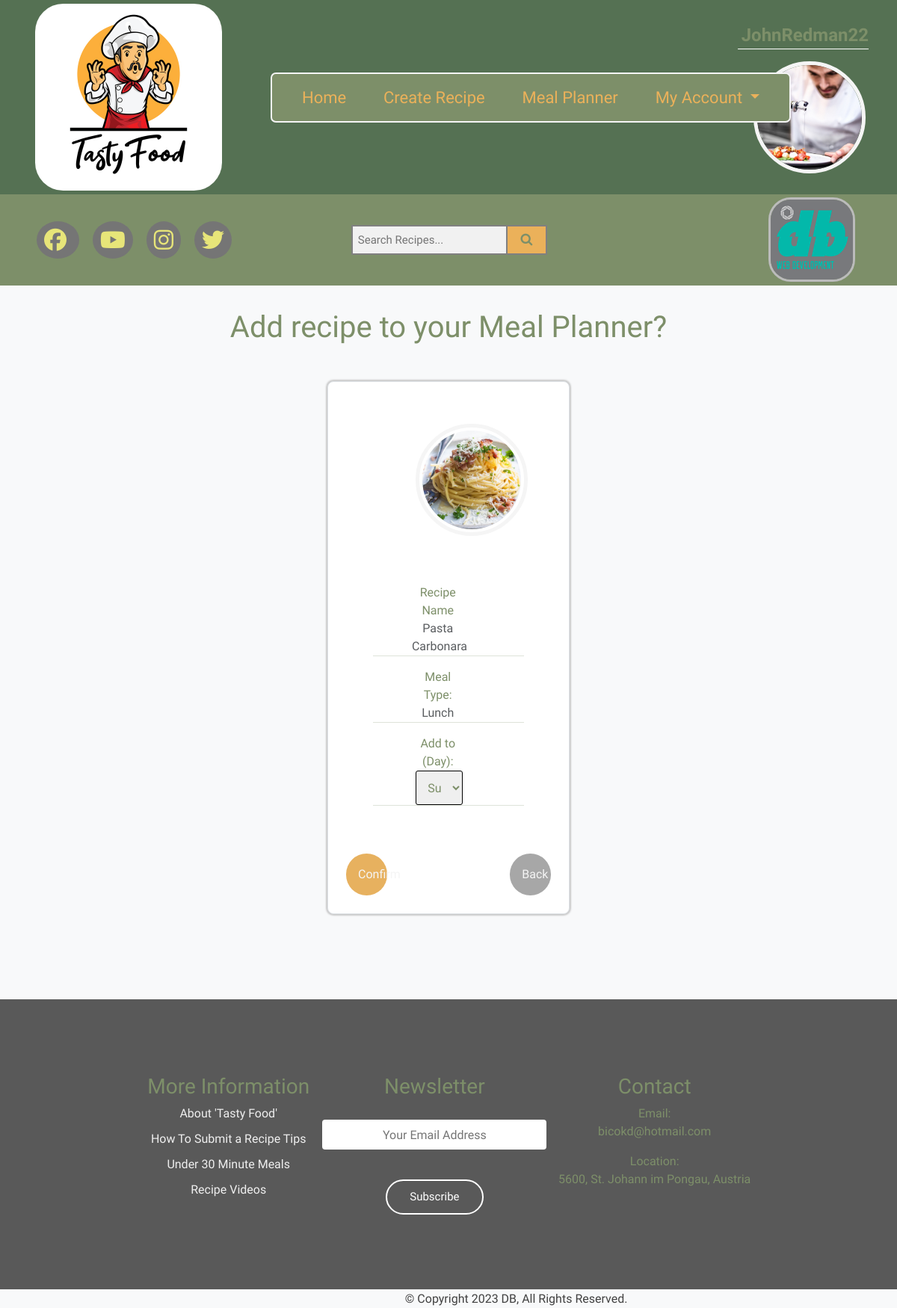
The page /user/user_recipes/add_recipe.php?recipe_id=312 (signed in) on the database its author committed.
### tables this page shows
CREATE TABLE `users` (
  `user_id` int(11) NOT NULL,
  `username` varchar(25) NOT NULL,
  `first_name` varchar(100) NOT NULL,
  `last_name` varchar(100) NOT NULL,
  `password` varchar(255) NOT NULL,
  `email` varchar(255) NOT NULL,
  `photo` varchar(255) DEFAULT NULL,
  `status` enum('USER','ADMIN') NOT NULL,
  `user_block` enum('blocked','unblocked') DEFAULT NULL,
  `fk_planner_id` int(11) DEFAULT NULL,
  `fk_recipe_id` int(11) DEFAULT NULL
);

CREATE TABLE `recipes` (
  `recipe_id` int(11) NOT NULL,
  `name` varchar(100) NOT NULL,
  `ingredients` longtext NOT NULL,
  `meal_description` longtext NOT NULL,
  `cooking_prep_time` int(11) NOT NULL,
  `calories` int(11) NOT NULL,
  `food_type` enum('Breakfast','Lunch','Dinner','Vegan','Vegeterian') DEFAULT NULL,
  `picture` varchar(255) DEFAULT NULL,
  `video` varchar(255) DEFAULT NULL,
  `fk_user_id` int(11) DEFAULT NULL,
  `fk_planner_id` int(11) DEFAULT NULL,
  `fk_type_id` int(11) DEFAULT NULL,
  `fk_recipe_id` int(11) DEFAULT NULL
);

### user/user_recipes/add_recipe.php (the view, shortened to what this page needs)
<?php
require_once '../../components/db_connect.php';
$query = "SELECT * FROM users WHERE user_id={$_SESSION['USER']}";
$result = mysqli_query($connect, $query);
$row = mysqli_fetch_assoc($result);
$username = $row['username'];
$photo = $row['photo'];
if ($_GET['recipe_id']) {
    $id = $_GET['recipe_id'];
    $sql = "SELECT * FROM recipes WHERE recipe_id = {$id}";
    $result = mysqli_query($connect, $sql);
    if (mysqli_num_rows($result) == 1) {
        $recipes = mysqli_fetch_assoc($result);
        $name = $recipes['name'];
        $food_type = $recipes['food_type'];
        $picture = $recipes['picture'];
    } else {
        header("location: ../../error.php");
    }
}
?>
<!DOCTYPE html>
<html lang="en">
<head>
    <link rel="stylesheet" href="../../css/style.css">
    <?php require_once '../../components/boot.php'?>
    <?php require_once '../../navbar/nav_user_user_recipes.php'?>
    <?php require_once '../../navbar/footer_user_user_recipes.php'?>
    <link rel="stylesheet" href="https://cdnjs.cloudflare.com/ajax/libs/font-awesome/4.7.0/css/font-awesome.min.css">
</head>
<body class="bg-light">
    <fieldset>
    <h1 class="h1" style="color: #7D8F69"> Add recipe to your Meal Planner? </h1>
        <div class="container-create-rec border rounded-3 p-4 w-50 mt-4 mb-5" style="margin-left: 36.5%; width: 27% !important; margin-bottom: 1.5% !important;">
        <legend class='h2 mb-3' style="margin-left: 34%;"> <img class='img-thumbnail rounded-circle' src='../../images/<?php echo $picture ?>' alt="<?php echo "{$name}" ?>"></legend>
        <form action="../actions/a_add_recipe.php" method="post" enctype="multipart/form-data">
        <div class="col-lg-20 p-4">
        <div class="card-body rounded-3 p-4">
        <div class="row">
            <div class="row">
                        <div class="col-sm-9">
                            <p class="mb-0">Recipe Name</p>
                        </div>
                        <div class="col-sm-9">
                            <p class="text-muted mb-0"><?= $name ?></p>
                        </div>
                    </div>
                    <hr>
                    <div class="row">
                        <div class="col-sm-9">
                            <p class="mb-0">Meal Type:</p>
                        </div>
                        <div class="col-sm-9">
                            <p class="text-muted mb-0"><?= $food_type ?></p>
                        </div>
                    </div>
                    <hr>
                    <div class="row">
                        <div class="col-sm-9">
                            <p class="mb-0">Add to (Day):</p>
                        </div>
                        <div class="col-sm-9">
                            <p class="text-muted mb-0">
                            <select class="upd-username" name="day" aria-label="Default select example">
                                <option selected value='Sunday'>Sunday</option>
                            </select>
                        </div>
                    </div>
                    <hr>
        </div>
        </div>
        </div>
            <td><button class="planner_edit_btn" style="margin-left: 0%; width: 20%;" type="submit">Confirm</button></td>
            <td><a href="../../user/home_user.php"><button class="planner_back_btn" style="float: right; width: 20%;" type="button">Back</button></a></td>
        </form>
    </fieldset>
                <?php require_once "../../navbar/bottom_footer_user_recipes.php"?>
    </body>
</html>

### navbar/nav_user_user_recipes.php (shortened to what this page needs)
<nav class="navbar navbar-expand-lg bg-light text-dark p-0" style="background-color: #557153 !important;">
    <div class="container">
        <a class="navbar-brand w-10" href="../../index.php">
            <div class="logo d-flex flex-column align-items-start">
                <img class="logo-img flex-fill w-50" src="../../img/tasty_food.jpg">
            </div>
        </a>
<div id="mySidepanel" class="sidepanel">
        <a href="../../user/home_user.php">Home</a>&nbsp; &nbsp; &nbsp;
        <a href="../../user/user_recipes/create_recipe.php">Create Recipe</a>&nbsp; &nbsp; &nbsp;
        <a href="../../planner.php">Meal Planner</a>&nbsp; &nbsp; &nbsp;
        <ul class="navbar-nav">
            <li class="nav-item dropdown">
                <a class="nav-link dropdown-toggle" href="../../user/index_user.php" role="button" data-bs-toggle="dropdown" aria-expanded="false"> My Account </a>
            </li>
        </ul>
</div>
<div><p id="my-4" class="text-dark ms-2"><strong><?= $username ?></strong></p>
<p><img id="my-pic" class="rounded-circle img-fluid" src="../../images/<?= $photo ?>" alt="user img"></p>
</nav>

### css/style.css (style rules this page uses)
body * { text-decoration: none !important; color:#7D8F69; font-family: 'Alkatra', cursive,"Stratum2","Open Sans","Helvetica Neue",Helvetica,Roboto,Arial,sans-serif; }
.h1 { text-align: center; padding-top: 2.7%; padding-bottom: 2%; }
ul { list-style-type: none; }
#mySidepanel { border: 2.5px solid whitesmoke; border-radius: 7px; background-color: #7D8F69; padding-left: 25px; padding-right: 25px; margin-left: 20em; }
div#mySidepanel.sidepanel { position: absolute; display: flex; }
#mySidepanel a { color:#ebb15a; text-decoration: none; font-size: 22px; font-weight: 500; padding: 15px; }
.navbar-nav { float: right; }
.logo-img { border-radius: 15%; margin-left: 1%; }
* { box-sizing: border-box; }
legend.h2 { padding-top: 1em; max-width: 30%; margin-left: 28.5em; text-align: center; }
img.rounded-circle { width: 150px !important; height: 150px !important; max-width: 100%; object-fit: cover; border: 5px solid whitesmoke; }
#my-pic { margin-left: 17.5px; float: right; }
img.img-thumbnail { max-width: 12em; }
#my-4 { border-bottom: 1px solid rgb(255, 255, 255); padding-left: 5px; font-size: 1.5em; text-align: center; margin-right: -4px; }
div.card-body.rounded-3.p-4 p { text-align: center; margin-left: 36.5%; }
.upd-username { padding: 0.7em; width: 90%; border-radius: 3px; border: 1px solid black; position: relative; margin-left: 5%; }
.row:after { content: ""; display: table; clear: both; }
.planner_edit_btn { border-radius: 30px; border: 0px; background-color: #e7b15f; padding: 1em; width: auto; transition: 0.3s; position: relative; margin-left: 5%; color: whitesmoke; }
.planner_back_btn { border-radius: 30px; border: 0px; background-color: #a7a7a7; padding: 1em; width: auto; transition: 0.3s; position: relative; color: whitesmoke; text-align: center; }
div.container-create-rec.border.rounded-3.p-4.w-50.mt-4.mb-5 { background-color: rgb(255, 255, 255); box-shadow: 0px 0px 2px 2px #cacaca; width: 45% !important; height: auto; margin-left: 28.1%; margin-bottom: 8% !important; }
div.row { display: flex; }

### rows shown on the page
users: username "JohnRedman22", photo (picture)
recipes: picture (picture), name "Pasta Carbonara", food_type "Lunch"
